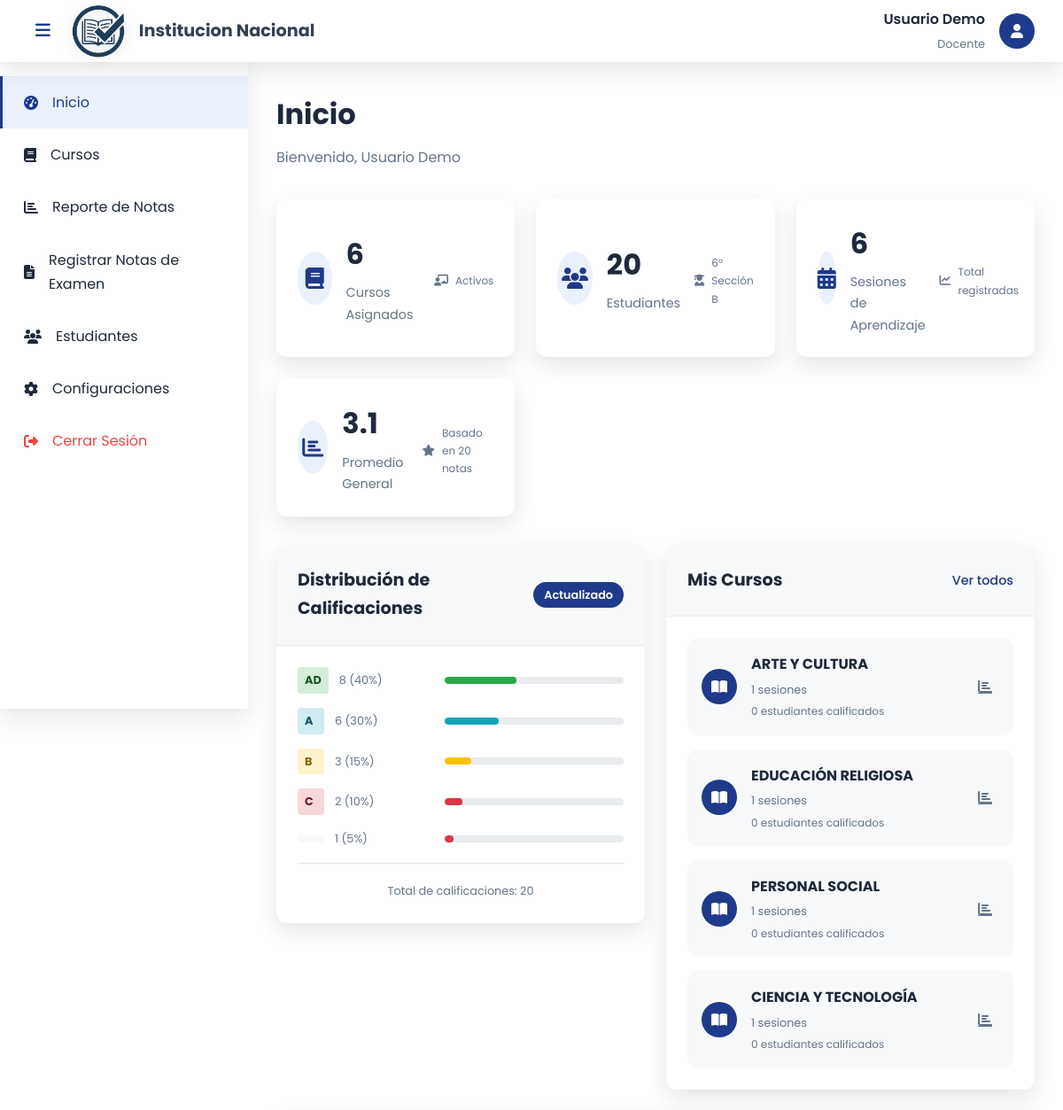
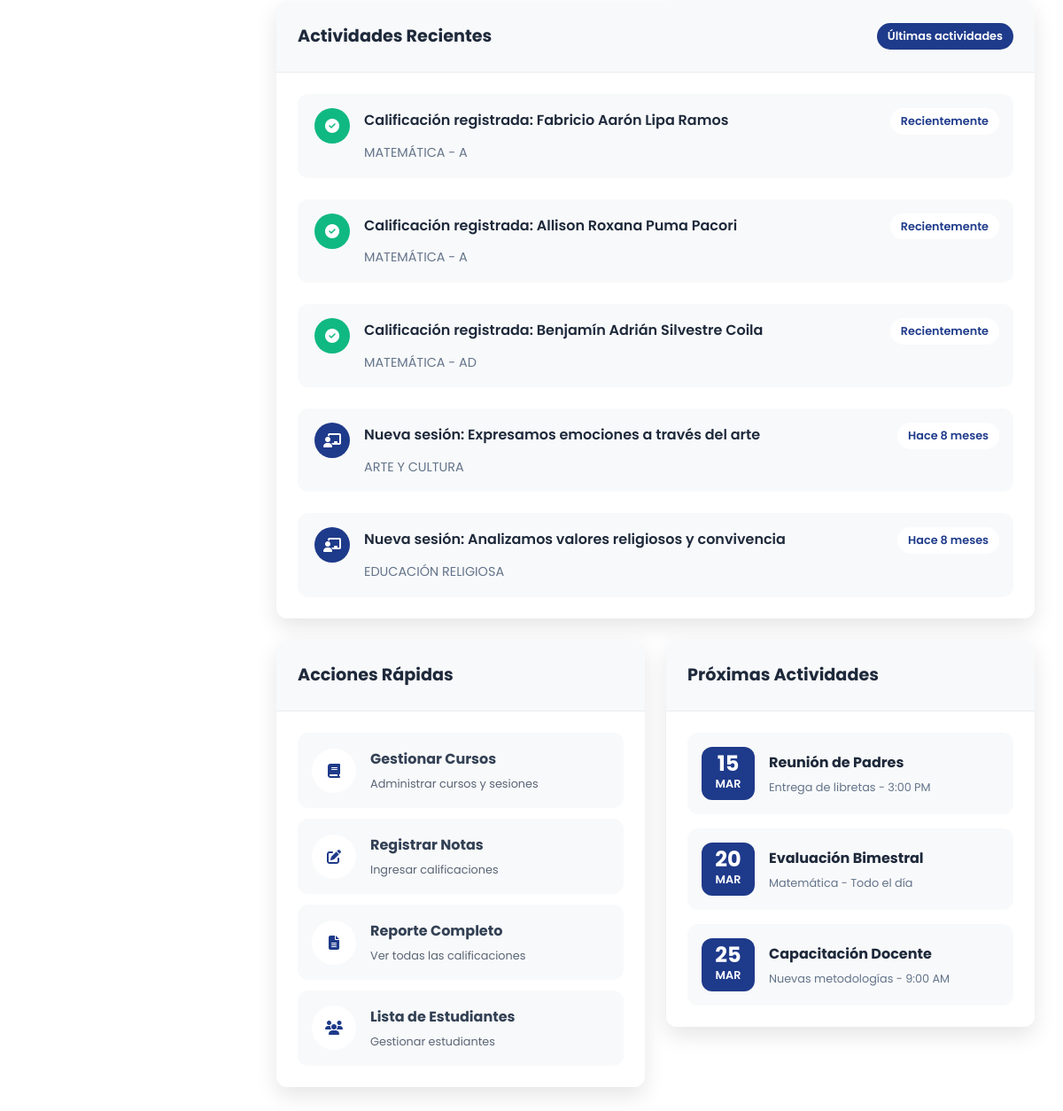
The page /dashboard.php (signed in) on the database its author committed (2 pictures, top to bottom).
### tables this page shows
CREATE TABLE `docente` (
  `DNIdocente` varchar(8) NOT NULL,
  `nombres` varchar(100) DEFAULT NULL,
  `apellidos` varchar(100) DEFAULT NULL,
  `correo` varchar(100) DEFAULT NULL,
  `contrasena` varchar(255) DEFAULT NULL
);

CREATE TABLE `curso` (
  `codigo_curso` int(6) NOT NULL,
  `nombre` varchar(100) DEFAULT NULL,
  `DNIdocente` varchar(8) DEFAULT NULL
);

CREATE TABLE `sesion_de_aprendizaje` (
  `codigo_sesion` int(6) NOT NULL,
  `fecha` date DEFAULT NULL,
  `duracion` int(11) DEFAULT NULL,
  `titulo` varchar(150) DEFAULT NULL,
  `evidencia_aprendizaje` varchar(150) DEFAULT NULL,
  `codigo_curso` int(6) DEFAULT NULL,
  `id_grado_seccion` int(11) DEFAULT NULL
);

### dashboard.php (the view, shortened to what the rows shown need)
<?php
include 'includes/database.php';
$stmt = $pdo->prepare("SELECT * FROM docente WHERE DNIdocente = ?");
$stmt->execute([$_SESSION['docente_id']]);
$docente = $stmt->fetch();
$stmt = $pdo->prepare("SELECT c.*,
                      (SELECT COUNT(*) FROM sesion_de_aprendizaje sa WHERE sa.codigo_curso = c.codigo_curso) as total_sesiones,
                      (SELECT COUNT(DISTINCT n.DNIestudiante) FROM notas n
                       JOIN sesion_de_aprendizaje sa ON n.codigo_sesion = sa.codigo_sesion
                       WHERE sa.codigo_curso = c.codigo_curso) as estudiantes_calificados
                      FROM curso c
                      WHERE c.DNIdocente = ?
                      ORDER BY c.codigo_curso DESC
                      LIMIT 4");
$stmt->execute([$_SESSION['docente_id']]);
$cursos_recientes = $stmt->fetchAll();
$stmt = $pdo->prepare("SELECT sa.*, c.nombre as curso_nombre
                      FROM sesion_de_aprendizaje sa
                      JOIN curso c ON sa.codigo_curso = c.codigo_curso
                      WHERE c.DNIdocente = ?
                      ORDER BY sa.fecha DESC, sa.codigo_sesion DESC
                      LIMIT 5");
$stmt->execute([$_SESSION['docente_id']]);
$sesiones_recientes = $stmt->fetchAll();
$actividades_recientes = [];
foreach($sesiones_recientes as $sesion) {
    $actividades_recientes[] = [
        'tipo' => 'sesion',
        'icono' => 'fa-chalkboard-teacher',
        'color' => 'var(--primary-color)',
        'mensaje' => 'Nueva sesión: ' . $sesion['titulo'],
        'detalle' => $sesion['curso_nombre'],
        'fecha' => $sesion['fecha'],
        'tiempo' => calcularTiempoRelativo($sesion['fecha'])
    ];
}
$stmt = $pdo->prepare("SELECT n.*, sa.titulo as sesion_titulo, c.nombre as curso_nombre,
                      e.nombres as estudiante_nombres, e.apellidos as estudiante_apellidos
                      FROM notas n
                      JOIN sesion_de_aprendizaje sa ON n.codigo_sesion = sa.codigo_sesion
                      JOIN curso c ON sa.codigo_curso = c.codigo_curso
                      JOIN estudiante e ON n.DNIestudiante = e.DNIestudiante
                      WHERE c.DNIdocente = ?
                      ORDER BY n.codigo_sesion DESC
                      LIMIT 3");
$stmt->execute([$_SESSION['docente_id']]);
$calificaciones_recientes = $stmt->fetchAll();
foreach($calificaciones_recientes as $calificacion) {
    $actividades_recientes[] = [
        'tipo' => 'calificacion',
        'icono' => 'fa-check-circle',
        'color' => 'var(--success-color)',
        'mensaje' => 'Calificación registrada: ' . $calificacion['estudiante_nombres'] . ' ' . $calificacion['estudiante_apellidos'],
        'detalle' => $calificacion['curso_nombre'] . ' - ' . $calificacion['nota_final'],
        'fecha' => date('Y-m-d'),
        'tiempo' => 'Recientemente'
    ];
}
usort($actividades_recientes, function($a, $b) {
    return strtotime($b['fecha']) - strtotime($a['fecha']);
});
$actividades_recientes = array_slice($actividades_recientes, 0, 5);
function calcularTiempoRelativo($fecha) {
    $ahora = new DateTime();
    $fechaObj = new DateTime($fecha);
    $diferencia = $ahora->diff($fechaObj);
    if ($diferencia->m > 0) return 'Hace ' . $diferencia->m . ' mes' . ($diferencia->m > 1 ? 'es' : '');
    return 'Hace unos momentos';
}
?>
<!DOCTYPE html>
<html lang="es">
<head>
    <link rel="stylesheet" href="css/style.css">
    <link rel="stylesheet" href="https://cdnjs.cloudflare.com/ajax/libs/font-awesome/6.5.0/css/all.min.css">
</head>
<body>
    <div class="main-container">
        <main class="main-content">
            <div class="page-header">
                <h1>Inicio</h1>
                <p>Bienvenido, <?php echo $docente['nombres'] . ' ' . $docente['apellidos']; ?></p>
            </div>
            <div class="dashboard-content">
                <div class="content-row">
                    <div class="content-col">
                        <div class="dashboard-card">
                            <div class="card-body">
                                <?php if(count($cursos_recientes) > 0): ?>
                                    <div class="courses-list">
                                        <?php foreach($cursos_recientes as $curso): ?>
                                        <div class="course-item">
                                            <div class="course-icon">
                                                <i class="fas fa-book-open"></i>
                                            </div>
                                            <div class="course-details">
                                                <h4><?php echo $curso['nombre']; ?></h4>
                                                <p><?php echo $curso['total_sesiones']; ?> sesiones</p>
                                                <small>
                                                    <?php echo $curso['estudiantes_calificados']; ?> estudiantes calificados
                                                </small>
                                            </div>
                                            <div class="course-action">
                                                <a href="reportes.php?curso=<?php echo $curso['codigo_curso']; ?>" class="btn-icon-small">
                                                    <i class="fas fa-chart-bar"></i>
                                                </a>
                                            </div>
                                        </div>
                                        <?php endforeach; ?>
                                    </div>
                                <?php endif; ?>
                            </div>
                        </div>
                    </div>
                </div>
                <div class="content-row">
                    <div class="content-col-full">
                        <div class="dashboard-card">
                            <div class="card-body">
                                <?php if(count($actividades_recientes) > 0): ?>
                                    <div class="activities-timeline">
                                        <?php foreach($actividades_recientes as $actividad): ?>
                                        <div class="timeline-item">
                                            <div class="timeline-marker" style="background: <?php echo $actividad['color']; ?>">
                                                <i class="fas <?php echo $actividad['icono']; ?>"></i>
                                            </div>
                                            <div class="timeline-content">
                                                <div class="timeline-header">
                                                    <h4><?php echo $actividad['mensaje']; ?></h4>
                                                    <span class="timeline-date"><?php echo $actividad['tiempo']; ?></span>
                                                </div>
                                                <p class="timeline-description">
                                                    <?php echo $actividad['detalle']; ?>
                                                </p>
                                            </div>
                                        </div>
                                        <?php endforeach; ?>
                                    </div>
                                <?php endif; ?>
                            </div>
                        </div>
                    </div>
                </div>
            </div>
        </main>
    </div>
</body>
</html>

### rows shown on the page
docente: nombres "Usuario", apellidos "Demo"
curso: nombre "ARTE Y CULTURA", total_sesiones "1", estudiantes_calificados "0"
curso: nombre "EDUCACIÓN RELIGIOSA", total_sesiones "1", estudiantes_calificados "0"
curso: nombre "PERSONAL SOCIAL", total_sesiones "1", estudiantes_calificados "0"
curso: nombre "CIENCIA Y TECNOLOGÍA", total_sesiones "1", estudiantes_calificados "0"
sesion_de_aprendizaje: mensaje "Nueva sesión: Expresamos emociones a través del arte", tiempo "Hace 8 meses", codigo_curso.nombre "ARTE Y CULTURA"
sesion_de_aprendizaje: mensaje "Nueva sesión: Analizamos valores religiosos y convivencia", tiempo "Hace 8 meses", codigo_curso.nombre "EDUCACIÓN RELIGIOSA"

### other values the page prints
$_SESSION['docente_nombres'] "Usuario"
$_SESSION['docente_apellidos'] "Demo"
$total_cursos "6"
$total_estudiantes "20"
$total_sesiones "6"
$promedio_general "3.1"
$total_notas "20"
$distribucion['nota_final'] "AD"
$distribucion['cantidad'] "8"
$porcentaje "40"
$distribucion['nota_final'] "A"
$distribucion['cantidad'] "6"
$porcentaje "30"
$distribucion['nota_final'] "B"
$distribucion['cantidad'] "3"
